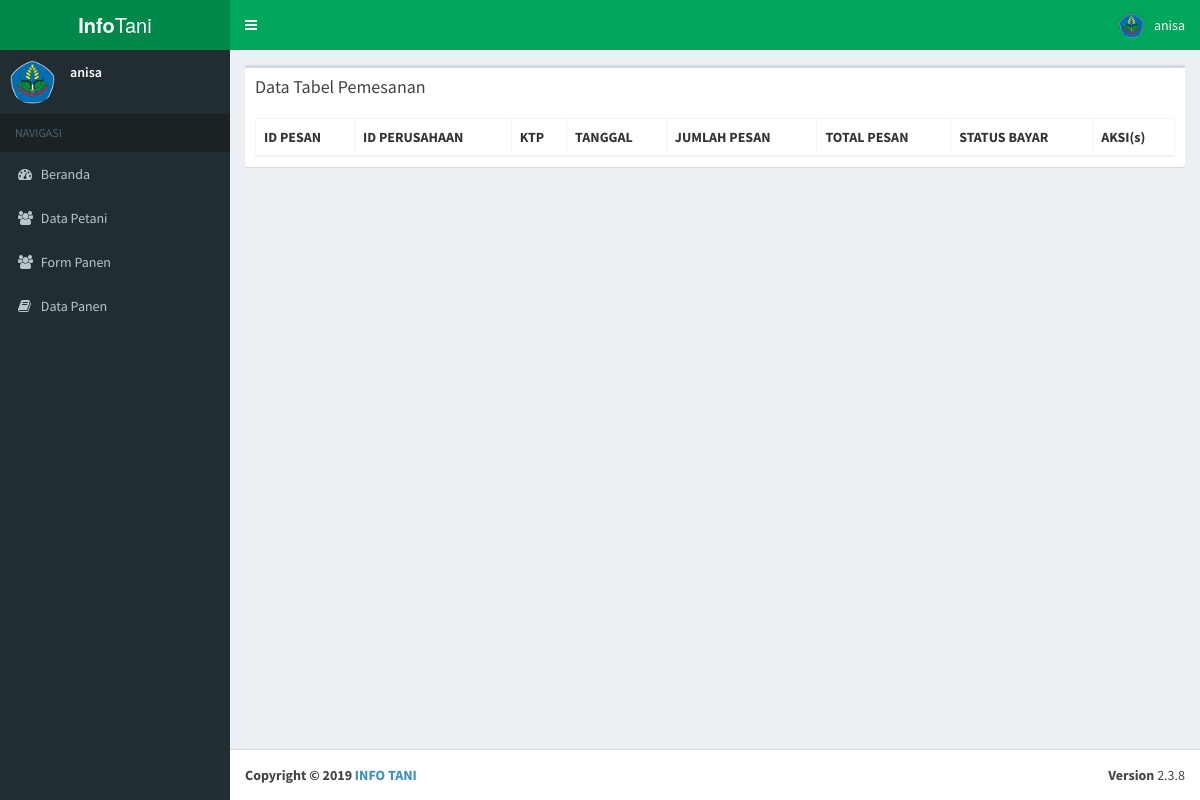
/Pages/User/riwayat.php (signed in), run on an earlier commit of the app's database.
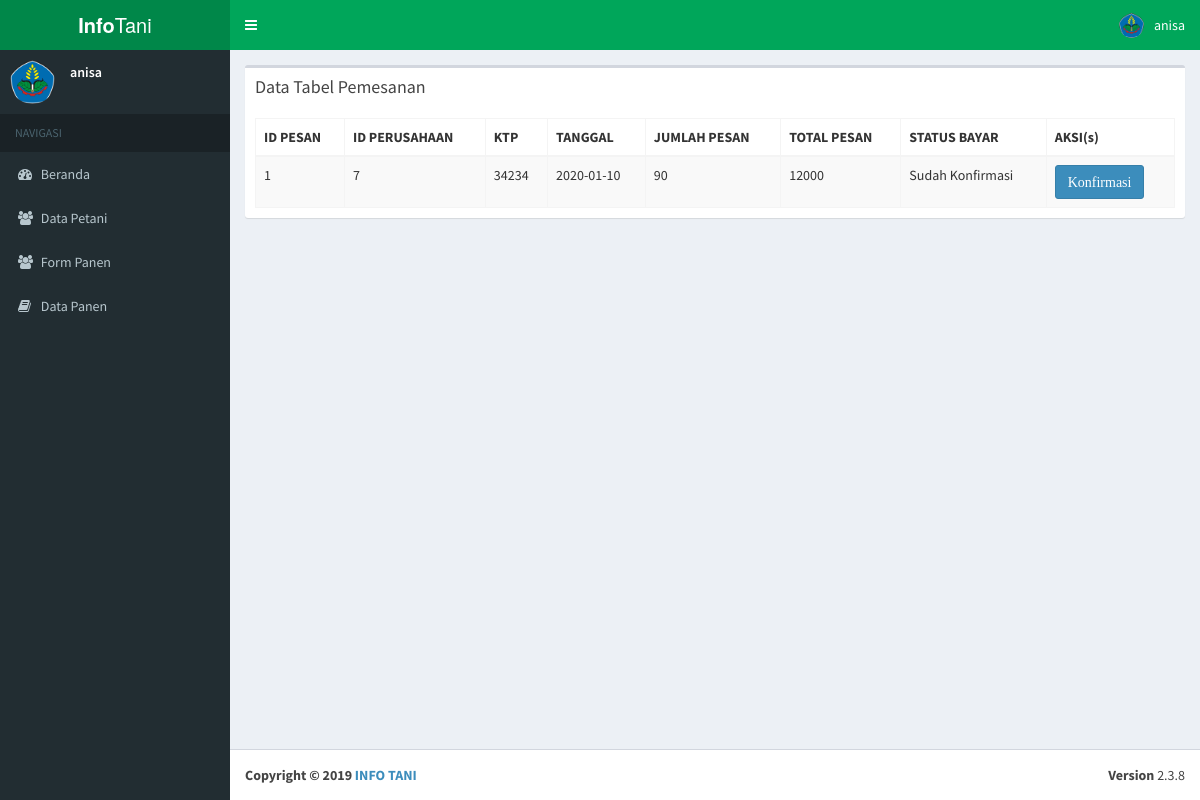
And on a later commit of the database.
### tables this page shows
CREATE TABLE `user` (
  `ID_USER` int(11) NOT NULL,
  `ID_LEVEL` int(11) DEFAULT NULL,
  `USERNAME` varchar(20) DEFAULT NULL,
  `PASSWORD` varchar(255) DEFAULT NULL,
  `FOTO_USER` varchar(18) DEFAULT NULL
);

CREATE TABLE `pemesanan` (
  `ID_PESAN` int(11) NOT NULL,
  `ID_PERUSAHAAN` int(11) NOT NULL,
  `KTP` varchar(16) NOT NULL,
  `TANGGAL` date NOT NULL,
  `JUMLAH_PESAN` int(11) NOT NULL,
  `TOTAL_BIAYA` bigint(20) NOT NULL,
  `ID_PESAN_STATUS` int(11) NOT NULL
);

CREATE TABLE `pesan` (
  `ID_PESAN_STATUS` int(11) NOT NULL,
  `STATUS_PESAN` varchar(17) NOT NULL
);

### controller/session.php (called while the page is built, shortened)
<?php
include "./koneksi.php";
$user_check=$_SESSION['USERNAME'];
$sql = "select * from user where USERNAME='$user_check'" ;
$ses_sql=mysqli_query($koneksi,$sql);
$row = mysqli_fetch_assoc($ses_sql);
$gambar = $row['FOTO_USER'];
?>

### Pages/User/riwayat.php (the view, shortened to what this page needs)
<!DOCTYPE html>
<html>
<?php
        include_once "../_partials/head.php";
?>
<body class="hold-transition skin-green sidebar-mini">
<div class="wrapper">
    <?php
            include_once "../_partials/headeruser.php";
    ?>
  <aside class="main-sidebar">
    <?php
        include_once "../_partials/sidebaruser.php";
    ?>
  </aside>
  <div class="content-wrapper">
    <section class="content">
      <div class="row">
        <div class="col-xs-12">
          <div class="box">
            <div class="box-header">
              <h3 class="box-title">Data Tabel Pemesanan</h3>
            </div>
            <div class="box-body table-responsive">
              <table id="example1" class="table table-bordered table-striped">
                <thead class="thead-dark">
                <tr>
                  <th>ID PESAN</th>
                  <TH>ID PERUSAHAAN</TH>
                  <TH>KTP</TH>
                  <th>TANGGAL</th>
                  <th>JUMLAH PESAN</th>
                  <th>TOTAL PESAN</th>
                  <th>STATUS BAYAR</th>
                  <th>AKSI(s)</th>
                </tr>
                </thead>
                <tbody>
                    <?php
                    require_once "../../controller/admin/koneksi.php";
                    $query = mysqli_query($koneksi, "SELECT ID_PESAN, ID_PERUSAHAAN, KTP, TANGGAL, JUMLAH_PESAN, TOTAL_BIAYA, STATUS_PESAN FROM Pemesanan, PESAN where PESAN.ID_PESAN_STATUS=Pemesanan.ID_PESAN_STATUS");
                    while($data = mysqli_fetch_array($query)) {
                    ?>
                    <tr>
                        <td><?php echo $data ['ID_PESAN'];?></td>
                        <td><?php echo $data ['ID_PERUSAHAAN'];?></td>
                        <td><?php echo $data ['KTP'];?></td>
                        <td><?php echo $data ['TANGGAL'];?></td>
                        <td><?php echo $data ['JUMLAH_PESAN'];?></td>
                        <td><?php echo $data ['TOTAL_BIAYA'];?></td>
                        <td><?php echo $data ['STATUS_PESAN'];?></td>
                        <td>
                        <?php if($data ['STATUS_PESAN']=='Belum Konfirmasi'){?>
                          <a href="#konfir<?php echo $data['ID_PESAN'];?>" data-toggle="modal" class="btn btn-danger"><span class="fa">Konfirmasi</a>
                        <div class="modal fade" id="konfir<?php echo $data['ID_PESAN']; ?>" tabindex="-1" role="dialog" aria-labelledby="myModalLabel" aria-hidden="true">
                            <form action="./konfirmasi.php" method="post">
                                <div class="modal-dialog">
                                    <div class="modal-content">
                                        <div class="modal-header">
                                            <button type="button" class="close" data-dismiss="modal" aria-hidden="true">&times;</button>
                                            <center><h4 class="modal-title" id="myModalLabel">Kembali</h4></center>
                                        </div>
                                        <?php
                                            require_once "../../controller/pengusaha/koneksi.php";
                                          $konfir=mysqli_query($koneksi, "select * from Pemesanan where ID_PESAN='".$data['ID_PESAN']."'");
                                          $drow=mysqli_fetch_array($konfir);
                                        ?>
                                        <div class="modal-footer">
                                            <input type="hidden" name="id" value="<?php echo $drow['ID_PESAN']; ?>">
                                            <h5><center>Apakah yakin ingin mengkonfirmasi pemesanan <strong><?php echo $drow['ID_PESAN']; ?></strong> ?</center></h5>
                                            <button type="button" class="btn btn-default" data-dismiss="modal"><span class="glyphicon glyphicon-remove"></span> Batal</button>
                                            <button type="submit" class="btn btn-danger" name="konfirmasi"><span class="fa fa-pencil"></span> Konfirmasi</button>
                                        </div>
                                    </div>
                                </div>
                            </form>
                        </div><?php } else {?>
                          <a href="#konfir<?php echo $data['ID_PESAN'];?>" data-toggle="modal" class="btn btn-primary"><span class="fa" readonly>Konfirmasi</a>
                        </td>
                        </tr>
                    <?php
                    }} ?>
                </tbody>
              </table>
            </div>
          </div>
        </div>
      </div>
    </section>
  </div>
  <?php
        include_once "../_partials/footer.php";
  ?>
</div>
</body>
</html>

### Pages/_partials/head.php (shortened to what this page needs)
<head>
  <link rel="stylesheet" href="../../bootstrap/css/bootstrap.min.css">
  <link rel="stylesheet" href="https://cdnjs.cloudflare.com/ajax/libs/font-awesome/4.5.0/css/font-awesome.min.css">
  <link rel="stylesheet" href="https://cdnjs.cloudflare.com/ajax/libs/ionicons/2.0.1/css/ionicons.min.css">
  <link rel="stylesheet" href="../../plugins/datatables/dataTables.bootstrap.css">
  <link rel="stylesheet" href="../../dist/css/AdminLTE.min.css">
  <link rel="stylesheet" href="../../dist/css/skins/_all-skins.min.css">
  <link rel="stylesheet" href="../../plugins/iCheck/flat/blue.css">
  <link rel="stylesheet" href="../../plugins/morris/morris.css">
  <link rel="stylesheet" href="../../plugins/jvectormap/jquery-jvectormap-1.2.2.css">
  <link rel="stylesheet" href="../../plugins/datepicker/datepicker3.css">
  <link rel="stylesheet" href="../../plugins/daterangepicker/daterangepicker.css">
  <link rel="stylesheet" href="../../plugins/bootstrap-wysihtml5/bootstrap3-wysihtml5.min.css">
</head>

### Pages/_partials/headeruser.php (shortened to what this page needs)
<?php
    require_once "../../controller/koneksi.php";
    include "../../controller/session.php";
      ?>
<header class="main-header">
  <a href="index.php" class="logo">
    <span class="logo-lg"><b>Info</b>Tani</span>
  </a>
  <nav class="navbar navbar-static-top">
    <a href="#" class="sidebar-toggle" data-toggle="offcanvas" role="button">
    </a>
    <div class="navbar-custom-menu">
      <ul class="nav navbar-nav">
        <li class="dropdown user user-menu">
          <a href="#" class="dropdown-toggle" data-toggle="dropdown">
            <img src="../../img/user/<?php echo $gambar;?>" class="user-image" alt="User Image">
            <span class="hidden-xs"><?php echo $_SESSION['USERNAME'] ?></span>
          </a>
        </li>
      </ul>
    </div>
  </nav>
</header>

### Pages/_partials/sidebaruser.php (shortened to what this page needs)
<section class="sidebar">
  <div class="user-panel">
    <div class="pull-left image">
      <img src="../../img/user/<?php echo $gambar;?>" class="img-circle" alt="User Image">
    </div>
    <div class="pull-left info">
      <p><?php echo $_SESSION['USERNAME'] ?></p>
    </div>
  </div>
  <ul class="sidebar-menu">
    <li class="header">NAVIGASI</li>
    <li class="treeview">
      <a href="./index.php">
        <i class="fa fa-dashboard"></i> <span>Beranda</span>
      </a>
    </li>
    <li class="treeview">
      <a href="./viewpetani.php">
        <i class="fa fa-users"></i> <span>Data Petani</span>
      </a>
    </li>
    <li class="treeview">
      <a href="./tambahpanen.php">
        <i class="fa fa-users"></i> <span>Form Panen</span>
      </a>
    </li>
    <li><a href="../user/laporan_panen.php"><i class="fa fa-book"></i> <span>Data Panen </span></a></li>
  </ul>
  </section>

### Pages/_partials/footer.php
<footer class="main-footer">
  <div class="pull-right hidden-xs">
    <b>Version</b> 2.3.8
  </div>
  <strong>Copyright &copy; 2019 <a href="">INFO TANI</a></strong>
</footer>

What changed in the data, as far as the page shows it:
added pemesanan: ID_PESAN "1", ID_PERUSAHAAN "7", KTP "34234", TANGGAL "2020-01-10", JUMLAH_PESAN "90", TOTAL_BIAYA "12000", ID_PESAN_STATUS.STATUS_PESAN "Sudah Konfirmasi"
